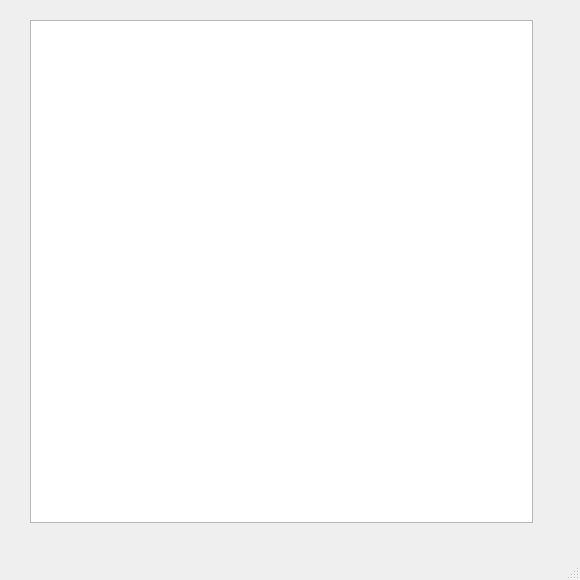
<?xml version="1.0" encoding="UTF-8"?>
<ui version="4.0">
 <class>MainWindow</class>
 <widget class="QMainWindow" name="MainWindow">
  <property name="geometry">
   <rect>
    <x>0</x>
    <y>0</y>
    <width>580</width>
    <height>580</height>
   </rect>
  </property>
  <property name="font">
   <font>
    <pointsize>9</pointsize>
   </font>
  </property>
  <property name="windowTitle">
   <string>MainWindow</string>
  </property>
  <property name="styleSheet">
   <string notr="true"/>
  </property>
  <property name="iconSize">
   <size>
    <width>24</width>
    <height>24</height>
   </size>
  </property>
  <widget class="QWidget" name="centralwidget">
   <widget class="QGraphicsView" name="graphicsView">
    <property name="geometry">
     <rect>
      <x>30</x>
      <y>20</y>
      <width>503</width>
      <height>503</height>
     </rect>
    </property>
    <property name="styleSheet">
     <string notr="true">background-image: url(plansza.png)</string>
    </property>
   </widget>
  </widget>
  <widget class="QMenuBar" name="menubar">
   <property name="geometry">
    <rect>
     <x>0</x>
     <y>0</y>
     <width>580</width>
     <height>20</height>
    </rect>
   </property>
  </widget>
  <widget class="QStatusBar" name="statusbar"/>
 </widget>
 <resources/>
 <connections/>
</ui>
